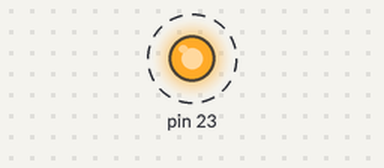
Simulated run of this sketch. Board: Arduino Uno, built with avr-gcc and run on an emulated ATmega328P. Shown: output pins drawn as LEDs (lit = HIGH). Dashed ring = blinking.

Above: at 0.5 s.
Timing chart, 0 to 4.6 s (numbered marks = the images above):
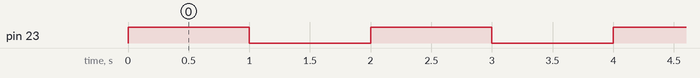

The sketch:

register_1.ino
```cpp
void setup(){
    //pinMode(13, OUTPUT);
    DDRB |= (0x01 << 7);
}

void loop(){
    //digitalWrite(13, HIGH);
    PORTB |=(0x01 << 7);
    delay(1000);

    //digitalWrite(13, LOW);
    PORTB &= ~(0x01 << 7);
    delay(1000);

}
```

Measured:
- by itself, pin 23: alternates HIGH for 1.0 s and LOW for 1.0 s
